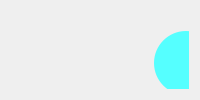
            <widget class="QWidget" name="tb_edit">
             <attribute name="icon">
              <iconset>
               <normalon>:/pencil/lapis(copiar).png</normalon>
              </iconset>
             </attribute>
             <attribute name="title">
              <string>Edit</string>
             </attribute>
             <layout class="QHBoxLayout" name="horizontalLayout_10">
              <item>
               <widget class="QFrame" name="fr_edit_content">
                <property name="maximumSize">
                 <size>
                  <width>350</width>
                  <height>600</height>
                 </size>
                </property>
                <property name="cursor">
                 <cursorShape>ArrowCursor</cursorShape>
                </property>
                <property name="frameShape">
                 <enum>QFrame::NoFrame</enum>
                </property>
                <property name="frameShadow">
                 <enum>QFrame::Raised</enum>
                </property>
                <widget class="QLineEdit" name="ld_edit_name">
                 <property name="geometry">
                  <rect>
                   <x>50</x>
                   <y>146</y>
                   <width>250</width>
                   <height>40</height>
                  </rect>
                 </property>
                 <property name="font">
                  <font>
                   <pointsize>10</pointsize>
                   <weight>75</weight>
                   <bold>true</bold>
                  </font>
                 </property>
                 <property name="styleSheet">
                  <string notr="true">QLineEdit{
	border-radius: 5px;
	padding-left: 10px;
	padding-right: 10px;
	background-color: rgb(47, 47, 47);
	color: rgb(200,200,200);
}
QLineEdit:focus{
	border: 2px solid rgb(0, 122, 209);
	border: 2px solid rgb(172, 235, 226);
	color: rgb(255,255,255);
}</string>
                 </property>
                 <property name="maxLength">
                  <number>20</number>
                 </property>
                 <property name="placeholderText">
                  <string>Name</string>
                 </property>
                </widget>
                <widget class="QLineEdit" name="ld_edit_username">
                 <property name="geometry">
                  <rect>
                   <x>50</x>
                   <y>196</y>
                   <width>250</width>
                   <height>40</height>
                  </rect>
                 </property>
                 <property name="font">
                  <font>
                   <pointsize>10</pointsize>
                   <weight>75</weight>
                   <bold>true</bold>
                  </font>
                 </property>
                 <property name="styleSheet">
                  <string notr="true">QLineEdit{
	border-radius: 5px;
	padding-left: 10px;
	padding-right: 10px;
	background-color: rgb(47, 47, 47);
	color: rgb(200,200,200);
}
QLineEdit:focus{
	border: 2px solid rgb(0, 122, 209);
	border: 2px solid rgb(172, 235, 226);
	color: rgb(255,255,255);
}</string>
                 </property>
                 <property name="maxLength">
                  <number>20</number>
                 </property>
                 <property name="placeholderText">
                  <string>Username</string>
                 </property>
                </widget>
                <widget class="QLineEdit" name="ld_edit_password">
                 <property name="geometry">
                  <rect>
                   <x>50</x>
                   <y>246</y>
                   <width>250</width>
                   <height>40</height>
                  </rect>
                 </property>
                 <property name="font">
                  <font>
                   <pointsize>10</pointsize>
                   <weight>75</weight>
                   <bold>true</bold>
                  </font>
                 </property>
                 <property name="styleSheet">
                  <string notr="true">QLineEdit{
	border-radius: 5px;
	padding-left: 10px;
	padding-right: 10px;
	background-color: rgb(47, 47, 47);
	color: rgb(200,200,200);
}
QLineEdit:focus{
	border: 2px solid rgb(0, 122, 209);
	border: 2px solid rgb(172, 235, 226);
	color: rgb(255,255,255);
}</string>
                 </property>
                 <property name="maxLength">
                  <number>20</number>
                 </property>
                 <property name="echoMode">
                  <enum>QLineEdit::Password</enum>
                 </property>
                 <property name="placeholderText">
                  <string>Password</string>
                 </property>
                </widget>
                <widget class="QLineEdit" name="ld_edit_email">
                 <property name="geometry">
                  <rect>
                   <x>50</x>
                   <y>296</y>
                   <width>250</width>
                   <height>40</height>
                  </rect>
                 </property>
                 <property name="font">
                  <font>
                   <pointsize>10</pointsize>
                   <weight>75</weight>
                   <bold>true</bold>
                  </font>
                 </property>
                 <property name="styleSheet">
                  <string notr="true">QLineEdit{
	border-radius: 5px;
	padding-left: 10px;
	padding-right: 10px;
	background-color: rgb(47, 47, 47);
	color: rgb(200,200,200);
}
QLineEdit:focus{
	border: 2px solid rgb(0, 122, 209);
	border: 2px solid rgb(172, 235, 226);
	color: rgb(255,255,255);
}</string>
                 </property>
                 <property name="maxLength">
                  <number>40</number>
                 </property>
                 <property name="placeholderText">
                  <string>Email</string>
                 </property>
                </widget>
                <widget class="QPushButton" name="btn_edit_save">
                 <property name="geometry">
                  <rect>
                   <x>120</x>
                   <y>356</y>
                   <width>100</width>
                   <height>40</height>
                  </rect>
                 </property>
                 <property name="font">
                  <font>
                   <pointsize>10</pointsize>
                   <weight>75</weight>
                   <bold>true</bold>
                  </font>
                 </property>
                 <property name="cursor">
                  <cursorShape>PointingHandCursor</cursorShape>
                 </property>
                 <property name="styleSheet">
                  <string notr="true">QPushButton{
	border-radius: 5px;
	background-color: rgb(0, 139, 209);
	color: rgb(200,200,200);
}
QPushButton:hover{
	background-color: rgb(0, 130, 215);
}
QPushButton:pressed{
	background-color: rgb(0, 122, 209);
}</string>
                 </property>
                 <property name="text">
                  <string>Save</string>
                 </property>
                </widget>
                <widget class="QPushButton" name="btn_edit_more">
                 <property name="geometry">
                  <rect>
                   <x>310</x>
                   <y>98</y>
                   <width>24</width>
                   <height>24</height>
                  </rect>
                 </property>
                 <property name="minimumSize">
                  <size>
                   <width>24</width>
                   <height>24</height>
                  </size>
                 </property>
                 <property name="maximumSize">
                  <size>
                   <width>24</width>
                   <height>24</height>
                  </size>
                 </property>
                 <property name="cursor">
                  <cursorShape>PointingHandCursor</cursorShape>
                 </property>
                 <property name="styleSheet">
                  <string notr="true">QPushButton{
	border-radius: 5px;
	background-image: url(:/more/more.png);
	background-position: center;
	background-repeat: no-repeat;
	background-color: rgb(60, 60, 60);
}
QPushButton:hover{
	background-color: rgb(50,50,50);
}
QPushButton:pressed{
	background-color: rgb(35,35,35);
}</string>
                 </property>
                 <property name="text">
                  <string/>
                 </property>
                </widget>
                <widget class="QLabel" name="lb_edit_photo">
                 <property name="geometry">
                  <rect>
                   <x>50</x>
                   <y>94</y>
                   <width>250</width>
                   <height>32</height>
                  </rect>
                 </property>
                 <property name="font">
                  <font>
                   <pointsize>10</pointsize>
                   <weight>75</weight>
                   <bold>true</bold>
                  </font>
                 </property>
                 <property name="styleSheet">
                  <string notr="true">padding: 5px;</string>
                 </property>
                 <property name="text">
                  <string>:/user/do-utilizador.png</string>
                 </property>
                </widget>
                <widget class="QFrame" name="fr_edit_photo">
                 <property name="geometry">
                  <rect>
                   <x>143</x>
                   <y>20</y>
                   <width>64</width>
                   <height>64</height>
                  </rect>
                 </property>
                 <property name="maximumSize">
                  <size>
                   <width>64</width>
                   <height>64</height>
                  </size>
                 </property>
                 <property name="styleSheet">
                  <string notr="true">background-image: url(:/user/do-utilizador_64.png);
background-color: rgb(85, 255, 255);
border-radius: 32px;</string>
                 </property>
                 <property name="frameShape">
                  <enum>QFrame::NoFrame</enum>
                 </property>
                 <property name="frameShadow">
                  <enum>QFrame::Raised</enum>
                 </property>
                </widget>
               </widget>
              </item>
             </layout>
            </widget>
